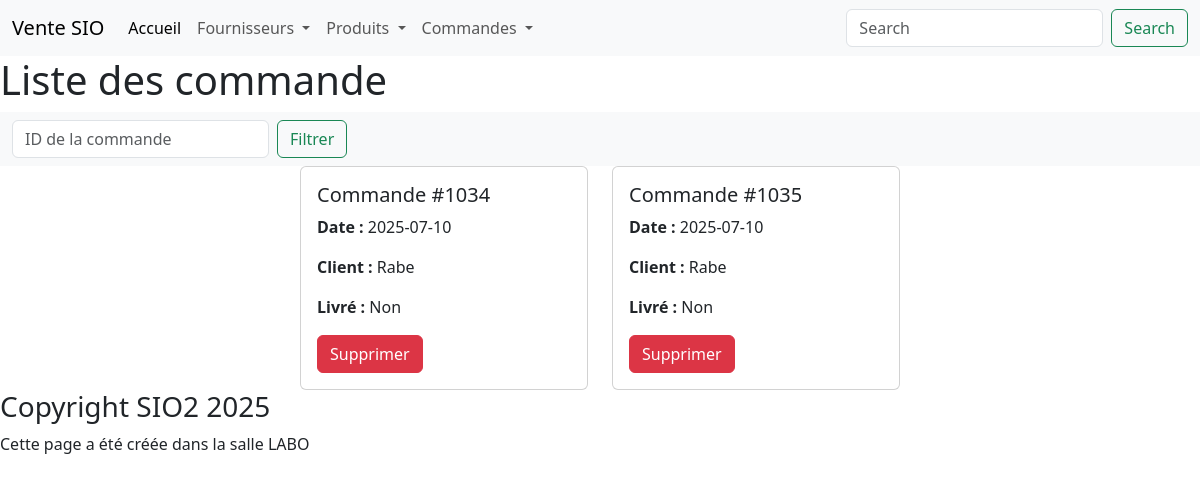
/lignes_commande_page, run on the app's committed database.
### tables this page shows
CREATE TABLE IF NOT EXISTS `commandes` (
  `id_commande` int(11) NOT NULL AUTO_INCREMENT,
  `id_client` int(11) DEFAULT NULL,
  `date_commande` date DEFAULT NULL,
  `est_livre` tinyint(1) DEFAULT NULL,
  `id_livreur` int(11) DEFAULT NULL,
  PRIMARY KEY (`id_commande`),
  KEY `fk_commandes_clients` (`id_client`),
  KEY `fk_commandes_livreurs` (`id_livreur`)
);

CREATE TABLE IF NOT EXISTS `clients` (
  `id_client` int(11) NOT NULL AUTO_INCREMENT,
  `nom_client` varchar(50) DEFAULT NULL,
  `email_client` varchar(50) DEFAULT NULL,
  `adresse_client` varchar(50) DEFAULT NULL,
  PRIMARY KEY (`id_client`)
);

### controllers/Utilities.php (called while the page is built, shortened)
<?php
class Utilities {
    public function drawPage($data_page) {
        extract($data_page);
        require_once($view);
        $content = ob_get_clean();
        require_once($layout);
    }
}
?>

### controllers/PagesController.php (called while the page is built, shortened)
<?php
require_once("Utilities.php");
class PagesController {
    public function lignesCommandePage() {
        $commande_model = new CommandeModel();
        $liste_commandes = $commande_model->readAll();
        $data_page = array(
            "title" => "Page des lignes de commande",
            "view" => "views/pages/LignesCommandePage.php",
            "layout" => "views/components/Layout.php",
            "liste_commandes" => $liste_commandes
        );
        $util = new Utilities();
        $util->drawPage($data_page);
    }
}
?>

### models/CommandeModel.php (called while the page is built, shortened)
<?php
class CommandeModel {
    public function readAll() {
        $bdd = Connexion::getConnexion();
        $req = "SELECT Commandes.*, Clients.nom_client
                FROM Commandes
                JOIN Clients ON Clients.id_client = Commandes.id_client
                ORDER BY Commandes.date_commande DESC";
        $etat = $bdd->prepare($req);
        $etat->execute();
        $data = $etat->fetchAll();
        return $data;
    }
}
?>

### views/components/UneCommande.php (the view, shortened to what this page needs)
<div class="card" style="width: 18rem;">
    <div class="card-body">
        <h5 class="card-title">Commande #<?php echo $une_commande["id_commande"]; ?></h5>
        <p><strong>Date : </strong><?php echo $une_commande["date_commande"]; ?></p>
        <p><strong>Client : </strong><?php echo $une_commande["nom_client"]; ?></p>
        <p><strong>Livré : </strong>
            <?php echo ($une_commande["est_livre"] == 1) ? "Oui" : "Non"; ?>
        </p>
        <div class="d-flex justify-content-between mt-3">
            <form action="delete_commande" method="post">
                <button class="btn btn-danger">Supprimer</button>
            </form>
        </div>
    </div>
</div>

### views/pages/LignesCommandePage.php (shortened to what this page needs)
<h1>Liste des commande</h1>
<nav class="navbar navbar-expand-lg bg-body-tertiary">
    <div class="container-fluid">
        <div class="collapse navbar-collapse" id="navbarSupportedContent">
        <form class="d-flex" action="lignes_commande_page" method="post">
            <input class="form-control me-2" name="id_commande" type="text" placeholder="ID de la commande">
            <button class="btn btn-outline-success" type="submit">Filtrer</button>
        </form>
        </div>
    </div>
</nav>
<div class="d-flex flex-wrap gap-4 justify-content-center">
<?php
    foreach($liste_commandes as $une_commande) {
        require("views/components/UneCommande.php");
    }
?>
</div>

### index.php (shortened to what this page needs)
<?php
    require_once("controllers/PagesController.php");
    if(empty($_GET["page"])) {
        $page = "accueil";
    } else {
        $path = explode("/", filter_var($_GET["page"]), FILTER_SANITIZE_URL);
        $page = $path[0];
    }
    switch($page) {
        case "lignes_commande_page":
            $pageController = new PagesController();
            $pageController->lignesCommandePage();
            break;
    }
?>

### views/components/layout.php (shortened to what this page needs)
<!DOCTYPE html>
<html lang="en">
<head>
    <link rel="stylesheet" href="https://cdn.jsdelivr.net/npm/bootstrap@5.3.7/dist/css/bootstrap.min.css">
</head>
<body>
    <?php require_once("header.php"); ?>
    <main>
        <?php echo $content; ?>
    </main>
    <?php require_once("footer.php"); ?>
</body>
</html>

### views/components/header.php (shortened to what this page needs)
<nav class="navbar navbar-expand-lg bg-body-tertiary">
  <div class="container-fluid">
    <a class="navbar-brand" href="accueil">Vente SIO</a>
    <div class="collapse navbar-collapse" id="navbarSupportedContent">
      <ul class="navbar-nav me-auto mb-2 mb-lg-0">
        <li class="nav-item">
          <a class="nav-link active" aria-current="page" href="accueil">Accueil</a>
        </li>
        <li class="nav-item dropdown">
          <a class="nav-link dropdown-toggle" href="#" role="button" data-bs-toggle="dropdown" aria-expanded="false">
            Fournisseurs
          </a>
        </li>
        <li class="nav-item dropdown">
          <a class="nav-link dropdown-toggle" href="#" role="button" data-bs-toggle="dropdown" aria-expanded="false">
            Produits
          </a>
        </li>
        <li class="nav-item dropdown">
          <a class="nav-link dropdown-toggle" href="#" role="button" data-bs-toggle="dropdown" aria-expanded="false">
            Commandes
          </a>
        </li>
      </ul>
      <form class="d-flex" role="search">
        <input class="form-control me-2" type="search" placeholder="Search" aria-label="Search">
        <button class="btn btn-outline-success" type="submit">Search</button>
      </form>
    </div>
  </div>
</nav>

### views/components/footer.php
<footer>
    <h3>Copyright SIO2 2025</h3>
    <p>Cette page a été créée dans la salle LABO</p>
</footer>

### data on the page
commandes: id_commande "1034", date_commande "2025-07-10", id_client.nom_client "Rabe", est_livre "Non"
commandes: id_commande "1035", date_commande "2025-07-10", id_client.nom_client "Rabe", est_livre "Non"
